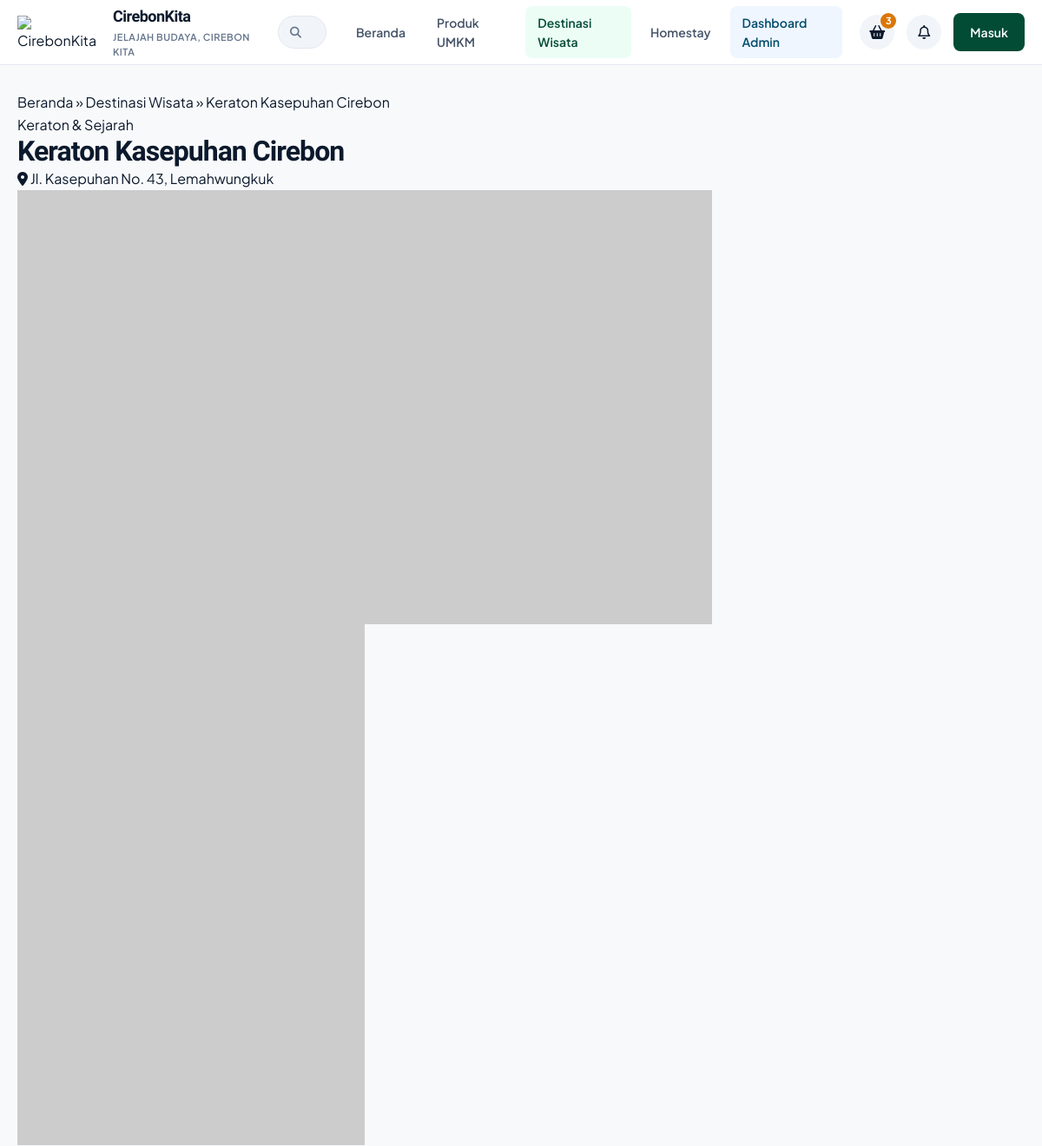
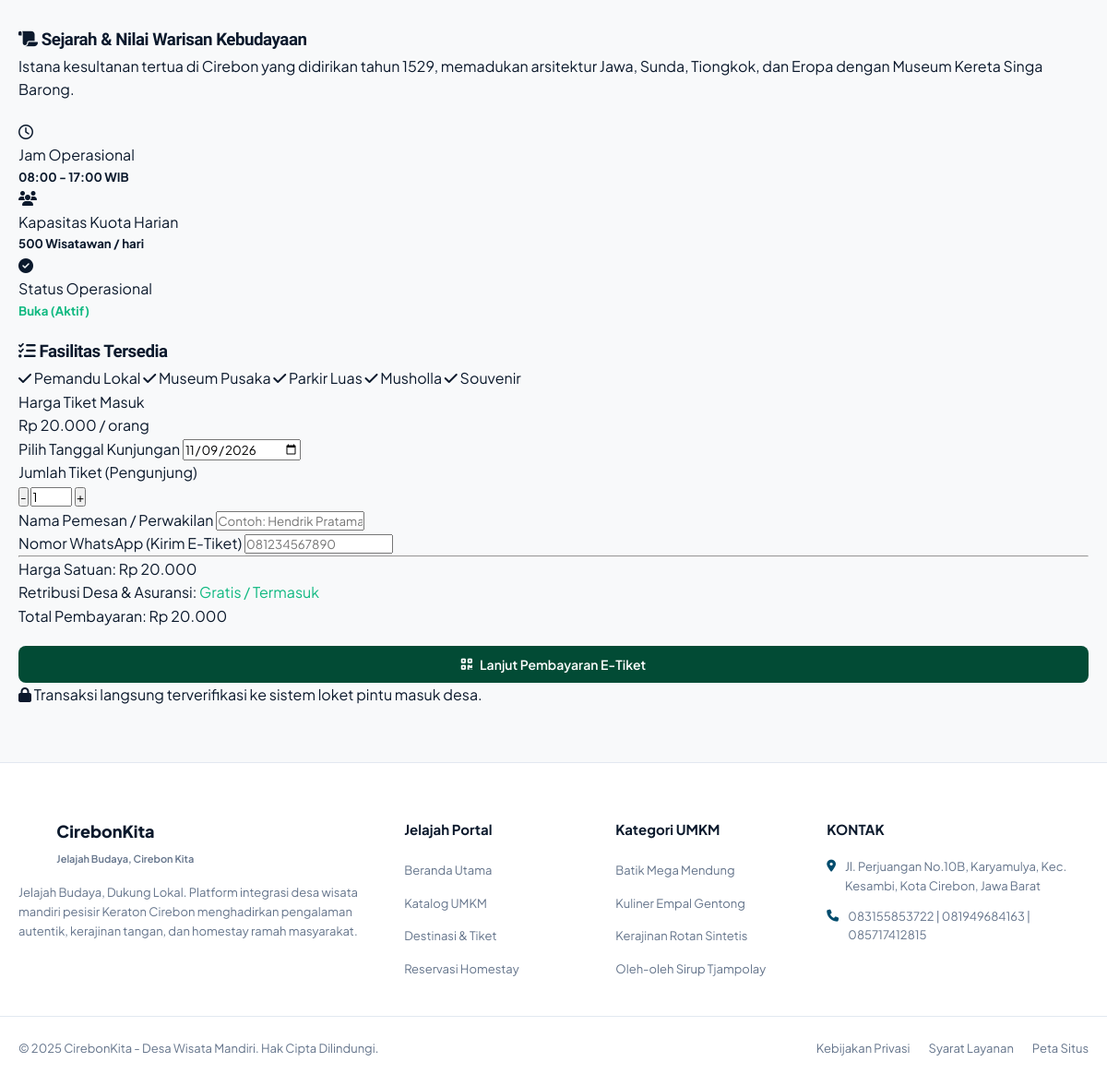
Page /cirebonkita/public/wisata/detail/1 on the committed database (2 pictures, top to bottom).
### tables this page shows
CREATE TABLE `wisata` (
  `id` INT AUTO_INCREMENT PRIMARY KEY,
  `nama_wisata` VARCHAR(150) NOT NULL,
  `kategori` ENUM('Keraton & Sejarah', 'Situs Cagar Budaya', 'Wisata Religi', 'Wisata Alam & Rekreasi') NOT NULL,
  `harga_tiket` DECIMAL(10,2) NOT NULL DEFAULT 0.00,
  `deskripsi` TEXT NOT NULL,
  `kuota_harian` INT NOT NULL DEFAULT 100,
  `kuota_terisi` INT NOT NULL DEFAULT 0,
  `foto` VARCHAR(255) NOT NULL,
  `lokasi` VARCHAR(200) NOT NULL,
  `jam_buka` VARCHAR(50) DEFAULT '08:00 - 17:00 WIB',
  `fasilitas` VARCHAR(255) DEFAULT 'Pemandu Lokal, Parkir Luas, Musholla, Toilet, Spot Foto',
  `status_operasional` ENUM('Buka (Aktif)', 'Tutup Sementara', 'Pemeliharaan Spot') DEFAULT 'Buka (Aktif)',
  `created_at` TIMESTAMP DEFAULT CURRENT_TIMESTAMP,
  `updated_at` TIMESTAMP DEFAULT CURRENT_TIMESTAMP ON UPDATE CURRENT_TIMESTAMP
);

### cirebonkita/app/controllers/WisataController.php (called while the page is built, shortened)
<?php
require_once '../app/core/Controller.php';
class WisataController extends Controller {
    public function detail($id = null) {
        $wisataModel = $this->model('Wisata');
        $wisata = $wisataModel->getWisataById($id);
        $data = [
            'judul' => $wisata['nama_wisata'] . ' - CirebonKita',
            'wisata' => $wisata
        ];
        $this->view('public/detail_wisata', $data);
    }
}

### cirebonkita/app/core/App.php (called while the page is built, shortened)
<?php
class App {
    protected $method = 'index';
    public function __construct() {
        $url = $this->parseURL();
        if (!empty($url[0])) {
            $controllerName = ucfirst($url[0]) . 'Controller';
            if (file_exists('../app/controllers/' . $controllerName . '.php')) {
                unset($url[0]);
            } else {
                if (strtolower($url[0]) === 'admin') {
                    $this->controller = 'AdminController';
                    unset($url[0]);
                }
            }
        }
        $this->controller = new $this->controller;
        if (isset($url[1])) {
            if (method_exists($this->controller, $url[1])) {
                $this->method = $url[1];
                unset($url[1]);
            }
        }
        $this->params = $url ? array_values($url) : [];
        call_user_func_array([$this->controller, $this->method], $this->params);
    }
    public function parseURL() {
        if (isset($_GET['url'])) {
            $url = rtrim($_GET['url'], '/');
            $url = filter_var($url, FILTER_SANITIZE_URL);
            return explode('/', $url);
        }
        return null;
    }
}

### cirebonkita/public/index.php (called while the page is built, shortened)
<?php
require_once '../app/config/Database.php';
require_once '../app/core/Controller.php';
require_once '../app/core/App.php';
$app = new App();

### cirebonkita/app/config/Database.php (called while the page is built, shortened)
<?php
class Database {
    private $host = "localhost";
    private $user = "root";
    private $pass = "";
    private $db_name = "cirebonkita";
    private $port = "3306";
    private $dbh;
    private $stmt;
    public function __construct() {
        $dsn = "mysql:host=" . $this->host . ";port=" . $this->port . ";dbname=" . $this->db_name . ";charset=utf8mb4";
        $options = [
            PDO::ATTR_PERSISTENT => true,
            PDO::ATTR_ERRMODE => PDO::ERRMODE_EXCEPTION,
            PDO::ATTR_DEFAULT_FETCH_MODE => PDO::FETCH_ASSOC,
            PDO::ATTR_EMULATE_PREPARES => false
        ];
        try {
            $this->dbh = new PDO($dsn, $this->user, $this->pass, $options);
        } catch (PDOException $e) {
            $this->error = $e->getMessage();
            die("Koneksi Database Gagal: " . $this->error);
        }
    }
    public function query($query) {
        $this->stmt = $this->dbh->prepare($query);
    }
    public function bind($param, $value, $type = null) {
        if (is_null($type)) {
            switch (true) {
                default:
                    $type = PDO::PARAM_STR;
            }
        }
        $this->stmt->bindValue($param, $value, $type);
    }
    public function execute() {
        return $this->stmt->execute();
    }
    public function single() {
        $this->execute();
        return $this->stmt->fetch();
    }
}

### cirebonkita/app/models/Wisata.php (called while the page is built, shortened)
<?php
require_once '../app/config/Database.php';
class Wisata {
    private $table = 'wisata';
    private $db;
    public function __construct() {
        $this->db = new Database();
    }
    public function getWisataById($id) {
        $query = "SELECT * FROM " . $this->table . " WHERE id = :id";
        $this->db->query($query);
        $this->db->bind(':id', $id);
        return $this->db->single();
    }
}

### cirebonkita/app/views/public/detail_wisata.php (the view, shortened to what this page needs)
<div class="container mt-30 mb-60">
    <nav class="breadcrumb-nav">
        <a href="<?= BASEURL; ?>/">Beranda</a> &raquo;
        <a href="<?= BASEURL; ?>/wisata">Destinasi Wisata</a> &raquo;
        <span><?= htmlspecialchars($wisata['nama_wisata']); ?></span>
    </nav>
    <div class="detail-wisata-layout">
        <div class="wisata-detail-main">
            <div class="detail-header-block">
                <span class="category-badge-pill"><?= htmlspecialchars($wisata['kategori']); ?></span>
                <h1 class="detail-title"><?= htmlspecialchars($wisata['nama_wisata']); ?></h1>
                <p class="detail-location"><i class="fa-solid fa-location-dot"></i> <?= htmlspecialchars($wisata['lokasi']); ?></p>
            </div>
            <div class="wisata-gallery-grid">
                <div class="gallery-main-photo">
                    <img src="<?= BASEURL; ?>/assets/img/<?= htmlspecialchars($wisata['foto']); ?>" alt="<?= htmlspecialchars($wisata['nama_wisata']); ?>" onerror="this.src='https://picsum.photos/seed/wisata_main/800/500'">
                </div>
                <div class="gallery-sub-photos">
                    <img src="https://picsum.photos/seed/sub1/400/300" alt="Spot Detail 1">
                    <img src="https://picsum.photos/seed/sub2/400/300" alt="Spot Detail 2">
                </div>
            </div>
            <div class="detail-section-card mt-30">
                <h3 class="section-card-title"><i class="fa-solid fa-scroll"></i> Sejarah & Nilai Warisan Kebudayaan</h3>
                <p class="detail-text-paragraph"><?= nl2br(htmlspecialchars($wisata['deskripsi'])); ?></p>
            </div>
            <div class="detail-info-cards-grid mt-20">
                <div class="info-mini-card">
                    <div class="mini-icon"><i class="fa-regular fa-clock"></i></div>
                    <div>
                        <span class="mini-label">Jam Operasional</span>
                        <h5 class="mini-val"><?= htmlspecialchars($wisata['jam_buka']); ?></h5>
                    </div>
                </div>
                <div class="info-mini-card">
                    <div class="mini-icon"><i class="fa-solid fa-users"></i></div>
                    <div>
                        <span class="mini-label">Kapasitas Kuota Harian</span>
                        <h5 class="mini-val"><?= htmlspecialchars($wisata['kuota_harian']); ?> Wisatawan / hari</h5>
                    </div>
                </div>
                <div class="info-mini-card">
                    <div class="mini-icon"><i class="fa-solid fa-circle-check"></i></div>
                    <div>
                        <span class="mini-label">Status Operasional</span>
                        <h5 class="mini-val text-success"><?= htmlspecialchars($wisata['status_operasional']); ?></h5>
                    </div>
                </div>
            </div>
            <div class="detail-section-card mt-20">
                <h3 class="section-card-title"><i class="fa-solid fa-list-check"></i> Fasilitas Tersedia</h3>
                <div class="features-badge-list">
                    <?php foreach (explode(',', $wisata['fasilitas']) as $fas): ?>
                        <span class="facility-badge-item"><i class="fa-solid fa-check"></i> <?= trim(htmlspecialchars($fas)); ?></span>
                    <?php endforeach; ?>
                </div>
            </div>
        </div>
        <div class="wisata-booking-sidebar">
            <div class="ticket-order-card">
                <div class="ticket-card-header">
                    <span class="ticket-header-sub">Harga Tiket Masuk</span>
                    <div class="ticket-main-price">
                        <?= ($wisata['harga_tiket'] > 0) ? 'Rp ' . number_format($wisata['harga_tiket'], 0, ',', '.') : 'Infaq Sukarela'; ?>
                        <span class="unit-per">/ orang</span>
                    </div>
                </div>
                <form action="#" method="POST" class="ticket-calculator-form" id="ticketOrderForm">
                    <div class="form-group">
                        <label for="tanggalKunjungan">Pilih Tanggal Kunjungan</label>
                        <input type="date" id="tanggalKunjungan" class="form-control" value="<?= date('Y-m-d'); ?>" min="<?= date('Y-m-d'); ?>" required>
                    </div>
                    <div class="form-group">
                        <label for="qtyTiket">Jumlah Tiket (Pengunjung)</label>
                        <div class="qty-counter-input">
                            <button type="button" class="btn-qty" id="btnMinusTiket">-</button>
                            <input type="number" id="qtyTiket" value="1" min="1" max="50" class="input-qty" readonly>
                            <button type="button" class="btn-qty" id="btnPlusTiket">+</button>
                        </div>
                    </div>
                    <div class="form-group">
                        <label for="namaLengkap">Nama Pemesan / Perwakilan</label>
                        <input type="text" id="namaLengkap" class="form-control" placeholder="Contoh: Hendrik Pratama" required>
                    </div>
                    <div class="form-group">
                        <label for="kontakWa">Nomor WhatsApp (Kirim E-Tiket)</label>
                        <input type="tel" id="kontakWa" class="form-control" placeholder="081234567890" required>
                    </div>
                    <hr class="divider-ticket">
                    <div class="calc-row">
                        <span>Harga Satuan:</span>
                        <span id="labelHargaSatuan">Rp <?= number_format($wisata['harga_tiket'], 0, ',', '.'); ?></span>
                    </div>
                    <div class="calc-row">
                        <span>Retribusi Desa & Asuransi:</span>
                        <span class="text-success">Gratis / Termasuk</span>
                    </div>
                    <div class="calc-row total-row">
                        <span>Total Pembayaran:</span>
                        <span class="total-price-text" id="labelTotalHarga">Rp <?= number_format($wisata['harga_tiket'], 0, ',', '.'); ?></span>
                    </div>
                    <button type="button" class="btn btn-teal-solid btn-block mt-20" id="btnBayarTiket">
                        <i class="fa-solid fa-qrcode"></i> Lanjut Pembayaran E-Tiket
                    </button>
                    <p class="ticket-secure-note">
                        <i class="fa-solid fa-lock"></i> Transaksi langsung terverifikasi ke sistem loket pintu masuk desa.
                    </p>
                </form>
            </div>
        </div>
    </div>
</div>

### rows in the picture
wisata: nama_wisata "Keraton Kasepuhan Cirebon", kategori "Keraton & Sejarah", lokasi "Jl. Kasepuhan No. 43, Lemahwungkuk", deskripsi "Istana kesultanan tertua di Cirebon yang didirikan tahun 1529, memadukan arsitektur Jawa, Sunda, Tiongkok, dan Eropa dengan Museum Kereta Singa Barong.", jam_buka "08:00 - 17:00 WIB", kuota_harian "500", status_operasional "Buka (Aktif)", fasilitas "Pemandu Lokal", fasilitas "Museum Pusaka", fasilitas "Parkir Luas", fasilitas "Musholla", fasilitas "Souvenir", harga_tiket "20.000"
